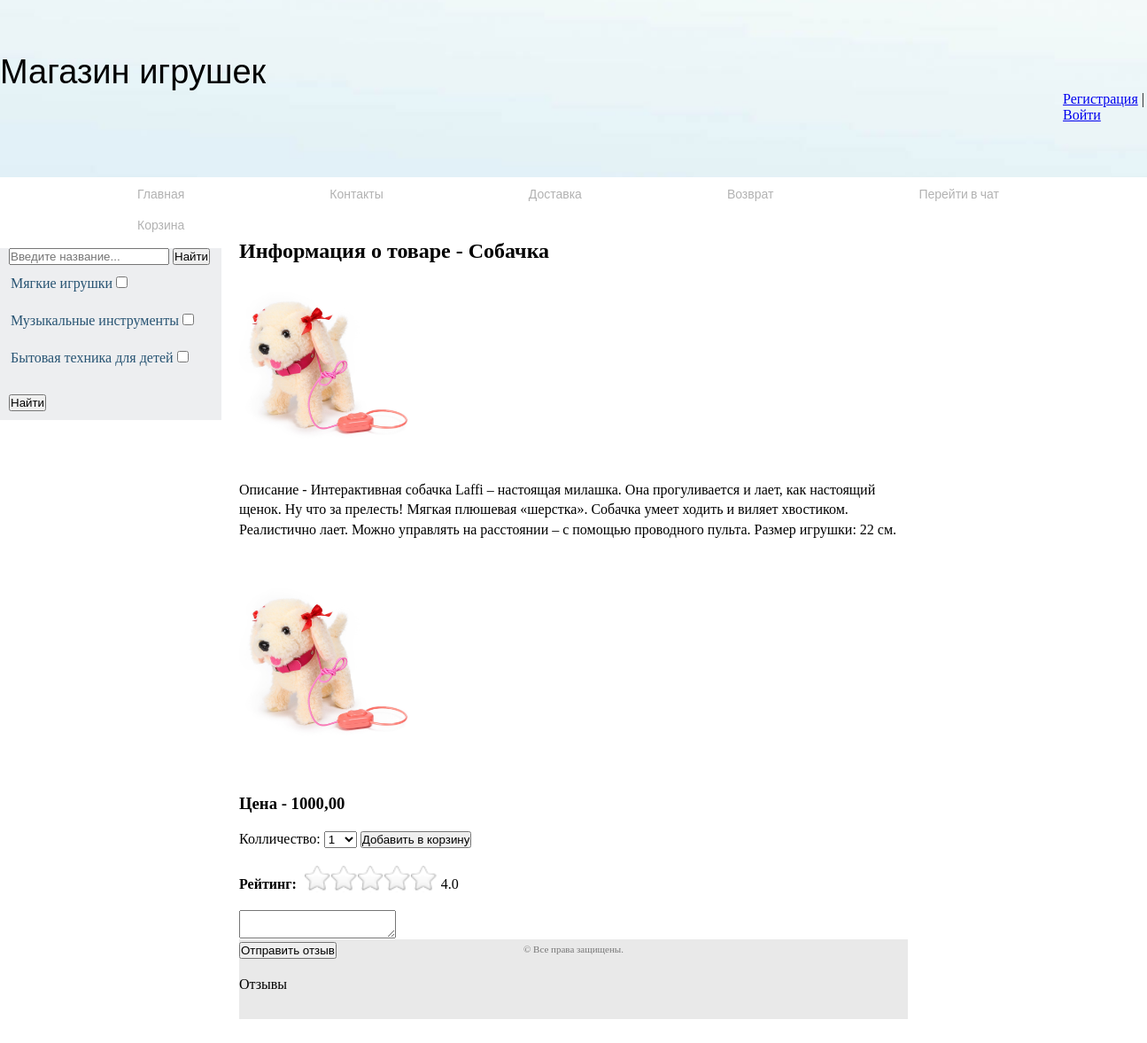
Page /doggie/ on the earlier database version.
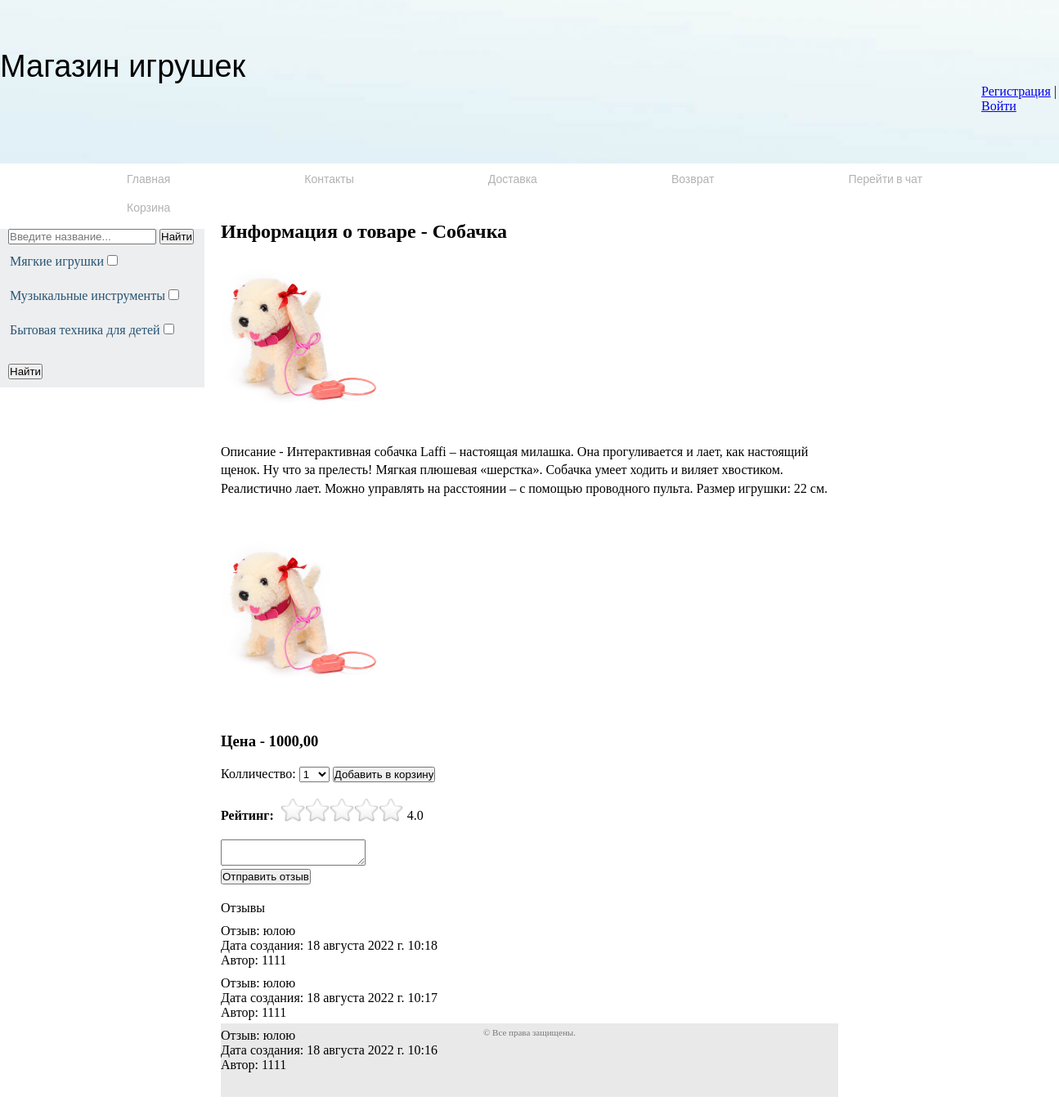
Same page on the later database version.
### app_toy_shop/models.py (models this page shows, shortened)
class Category(models.Model):
    name = models.CharField('Категория', max_length=70, db_index=True)
    url = models.SlugField(max_length=170, unique=True)
    class Meta:
        verbose_name = 'Категория'
        verbose_name_plural = 'Категории'

class Product(models.Model):
    name = models.CharField('Название', max_length=70)
    description = models.TextField('Описание')
    price = models.DecimalField('Цена', max_digits=7, decimal_places=2)
    poster = models.ImageField("Постер", upload_to="photos/", blank=True)
    category = models.ForeignKey(Category, on_delete=models.SET_NULL, null=True, verbose_name='Категория',
                                 related_name="category_product")
    url = models.SlugField(max_length=170, unique=True)
    quantity = models.PositiveIntegerField('Колличество', default=1)
    is_active = models.BooleanField('Активность', default=True)
    class Meta:
        verbose_name = 'Товар'
        verbose_name_plural = 'Товары'

class Image(models.Model):
    link = models.ImageField('Изображение', upload_to='photos/')
    product = models.ForeignKey(Product, on_delete=models.CASCADE, verbose_name='Продукт', related_name="product_image")
    class Meta:
        verbose_name = 'Изображение'
        verbose_name_plural = 'Изображения'

class Reviews(models.Model):
    description = models.TextField('Отзыв')
    user = models.ForeignKey('user.User', on_delete=models.SET_NULL, null=True, verbose_name='Пользователь',
                             related_name="user_reviews")
    created = models.DateTimeField('Дата создания', auto_now_add=True)
    product = models.ForeignKey(Product, on_delete=models.CASCADE, verbose_name='Продукт',
                                related_name="product_reviews")
    class Meta:
        verbose_name = 'Отзыв'
        verbose_name_plural = 'Отзывы'
        ordering = ('-created',)

### user/models.py (models this page shows)
class User(AbstractUser):
    phone = models.CharField('телефон', validators=[phone_validator], max_length=13, unique=True)
    def __str__(self):
        return self.username

### app_toy_shop/views.py (the view)
# urls.py: path('<slug:slug>/', views.ToyDetailView.as_view(), name='toy_detail'),
class ToyDetailView(GetCategory, FormMixin, DetailView):
    model = Product
    slug_field = 'url'
    context_object_name = "product"
    template_name = 'toy_shop/product_detail.html'
    form_class = CartAddProductForm
    def get_context_data(self, **kwargs):
        context = super().get_context_data(**kwargs)
        context['star_form'] = RatingForm()
        return context

### cart/forms.py
class CartAddProductForm(forms.Form):
    quantity = forms.TypedChoiceField(label='Колличество', choices=PRODUCT_QUANTITY_CHOICES, coerce=int)
    update = forms.BooleanField(required=False, initial=False, widget=forms.HiddenInput)

### app_toy_shop/forms.py
class RatingForm(forms.ModelForm):
    star = forms.ModelChoiceField(
        queryset=Star.objects.all(), widget=forms.RadioSelect(), empty_label=None
    )
    class Meta:
        model = StarForProduct
        fields = ('star',)

### app_toy_shop/models.py (called while the page is built)
    def __str__(self):
        return f'{self.star}'

### app_toy_shop/views.py (called while the page is built)
    def get_category(self):
        return Category.objects.all()

### cart/context_processors.py (called while the page is built)
def cart(request):
    return {'cart': Cart(request)}

### app_toy_shop/templates/toy_shop/product_detail.html (shortened to what this page needs)
{% extends 'toy_shop/base.html' %}
{% block content %}
     <div class="product_img">
     <h2>Информация о товаре - {{ product.name }}</h2>
     <h3>{% if product.poster %}
         <p><img class="img-product" src="{{product.poster.url}}"></p>{% endif %}</h3>
     <p class="description_product">Описание - {{ product.description }}</p>
         {% for link in product.product_image.all %}
         <img  class="img-product" src="{{ link.link.url }}">
         {% endfor %}
     <div class="product_price">
     <h3>Цена - {{ product.price }}</h3>
     </div>
    <form action="{% url 'cart:cart_add' product.id %}" method="post">
        {{ form }}
        <input type="submit" value="Добавить в корзину">
    </form>
    <div class="star">
    <form action="{% url 'shop:add_rating' %}" method="post" name="rating">
        <b>Рейтинг:</b>
        <span class="rating">
              {% for k, v in star_form.fields.star.choices %}
                   <label for="rating{{ v }}">{{ k }}</label>
              {% endfor %}
              </span>
        <span class="editContent">4.0</span>
    </form>
    </div>
    <form action="{% url 'shop:add_review' product.id %}" method="post">
        <textarea name="description" required=""></textarea>
        <p><input type="submit" value="Отправить отзыв"></p>
    </form>
<div class="product_price">
<p>Отзывы</p>
<ul class="review">
{% for item in product.product_reviews.all %}
<li class="review">
Отзыв: {{item.description}} <br>
Дата создания: {{item.created}} <br>
Автор: {{item.user}} <br>
</li>
{% endfor %}
</ul>
</div>
{% endblock content %}

### app_toy_shop/templates/toy_shop/base.html (shortened to what this page needs)
<!DOCTYPE html>
{% load static %}
<html lang="en">
<head>
    <link rel="stylesheet" type="text/css" href="{% static 'css/style.css' %}">
</head>
<body>
<div class="wrapper">
    <div class="page">
        <div class="header">
            <div class="header_text">
            <span>Магазин игрушек</span>
            </div>
            <div class="register">
            <header>
			{% if request.user.is_authenticated %}
			<li class="last"> <a href="{% url 'user:user_room' user.id %}">Личный кабинет</a> | <a href="{% url 'user:logout' %}">Выйти</a></li>
			{% else %}
			<li class="last"><a href="{% url 'user:register' %}">Регистрация</a> | <a href="{% url 'user:login_view' %}">Войти</a></li>
			{% endif %}
            </header>
            </div>
        </div>
        <div id="wrapper">
		<nav>
			<ul class="top-menu">
				<li><a href="{% url 'shop:title' %}">Главная</a></li>
				<li><a href="{% url 'shop:contact' %}">Контакты</a></li>
				<li><a href="{% url 'shop:delivery' %}">Доставка</a></li>
				<li><a href="{% url 'shop:refund' %}">Возврат</a></li>
                <li><a href="#">Перейти в чат</a></li>
				<li><a href="{% url 'cart:cart_detail' %}">Корзина</a></li>
			</ul>
		</nav>
</div>
<aside>
    <ul class="main-menu">
        <li class="menu_search">
        <form action="{% url 'shop:search' %}" method="get" name="search">
            <input type="search" placeholder="Введите название..." name="q" class="form-control" required="">
            <button type="submit">Найти</button>
        </form></li>
        <form action="{% url 'shop:filter' %}" method="get">
            {% for category in view.get_category %}
            <li class="menu_item">
            <span>{{category.name}}</span>
            <input type="checkbox" class="cheked" name="category" value="{{category.name}}">
            </li>
            {% endfor %}
            <button class="menu_item_button" type="submit">Найти</button>
        </form>
    </ul>
</aside>
    {% block content %}
    {% endblock content %}
<div class="footer">
    <p>&copy; Все права защищены.
    <p>&nbsp;
</div>
    </div>
</div>
</body>
</html>

### static/css/style.css (style rules this page uses)
* { margin: 0; padding: 0; }
html, body { height: 100%; }
.wrapper { height: 100%; max-width: 100%; margin: 0 auto; }
.page { min-height: 100%; padding-bottom: 90px; box-sizing: border-box; }
.header { max-height: 100%; height: 200px; background: #fff url('../image/12.jpg') no-repeat center; }
.header_text { padding-top: 60px; padding-left: 100 px; width: 400px; font-family: Tahoma, Arial; font-size: 38px; }
.register { margin: 0 0 5px 1200px; list-style: none; }
.main-menu { list-style: none; padding: 0; margin: 0; background: #EDEEF0; color: #285473; width: 250px; }
.menu_item { padding: 2px 2px; margin: 10px 0 20px 10px; }
.menu_item_button { margin: 10px 0 10px 10px; }
.menu_search { margin: 10px 0 10px 10px; }
nav a { text-decoration: none; }
nav ul { margin: 0; padding: 0; }
nav li { list-style-position: inside; font: 14px 'Oswald', sans-serif; padding: 10px; }
.top-menu li { display: inline-block; padding: 7px 5px; margin: 0 0 0 150px; }
.top-menu a { color: #b2b2b2; }
aside { float: left; width: 250px; }
.img-product { width: 200px; height: 200px; margin: 20px 0 20px 0; }
.review { list-style: none; padding: 5px 0 5px 0; }
.star { margin: 20px 0 20px 0; }
.description_product { position: relative; margin: 20 px 0 20 px; font-size: 1em; line-height: 1.4em; height: 5.6em; overflow: hidden; }
.product_price { margin: 20px 0 20px 0; }
.product_img { margin: 0 270px 0 270px; }
.rating { overflow: hidden; vertical-align: bottom; display: inline-block; width: 155px; height: 30px; }
.rating > label { position: relative; display: block; float: right; background: url('../image/star-off-big.png'); background-size: 30px 30px; }
.rating > label:before { display: block; opacity: 0; content: ''; width: 30px; height: 30px; background: url('../image/star-on-big.png'); background-size: 30px 30px; transition: opacity 0.2s linear; }
.footer { height: 90px; margin-top: -90px; box-sizing: border-box; background: rgba(204, 204, 204, 0.43); border-radius: 0 0 20px 20 px; padding: 5px; color: #777; font-size: 11px; font-family: Verdana; text-align: center; }

Differences in the rows shown:
added Reviews: description "юлою", created "18 августа 2022 г. 10:18", user "1111"
added Reviews: description "юлою", created "18 августа 2022 г. 10:17", user "1111"
added Reviews: description "юлою", created "18 августа 2022 г. 10:16", user "1111"
